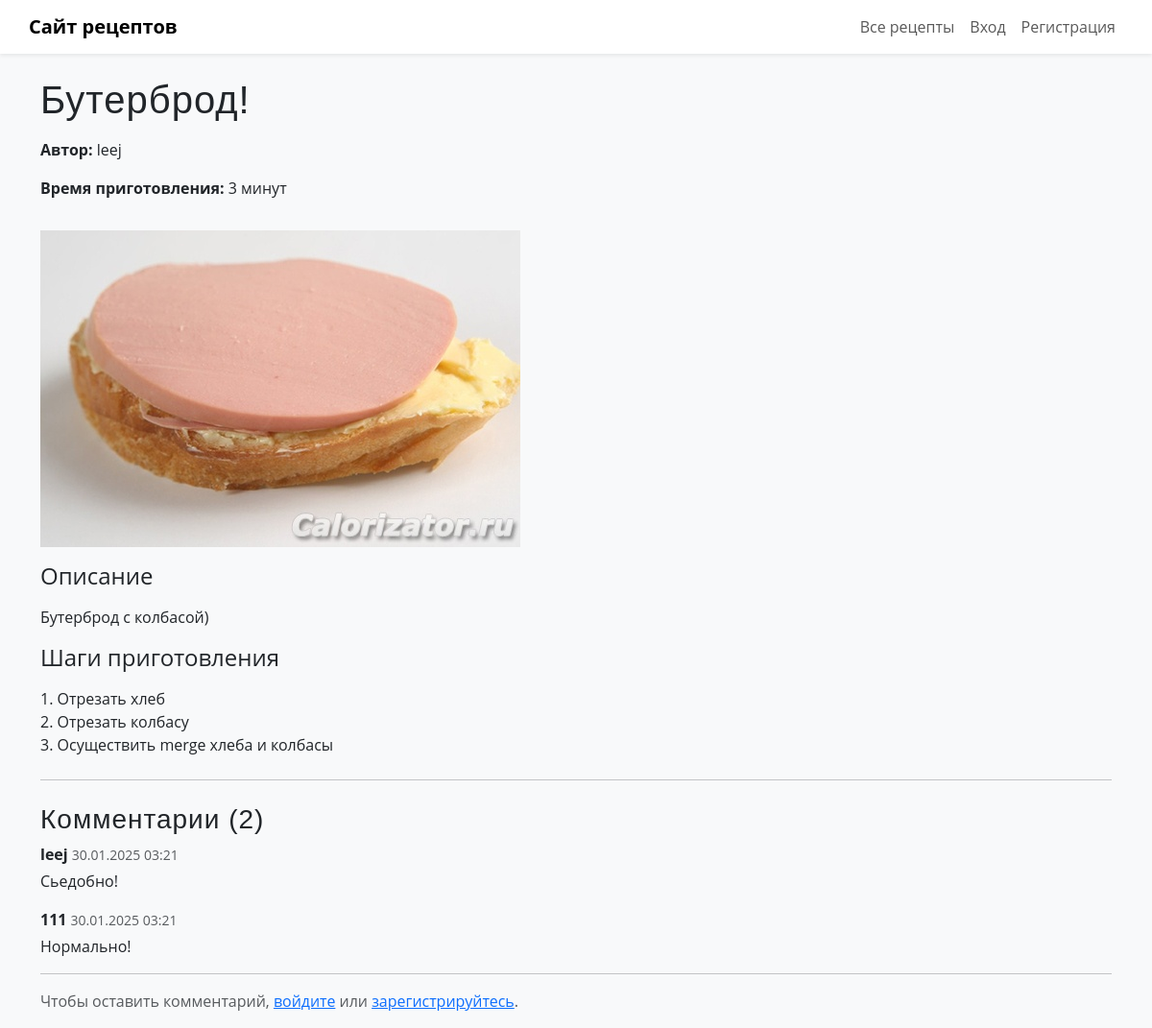
Page /recipe/1/ on the committed database.
### recipes/models.py (models this page shows, shortened)
class Recipe(models.Model):
    title = models.CharField(max_length=200, verbose_name='Название')
    description = models.TextField(verbose_name='Описание')
    steps = models.TextField(verbose_name='Шаги приготовления')
    cooking_time = models.PositiveIntegerField(verbose_name='Время приготовления (мин.)')
    image = models.ImageField(upload_to='recipes/', null=True, blank=True, verbose_name='Изображение')
    author = models.ForeignKey(User, on_delete=models.CASCADE, related_name='recipes')

class Comment(models.Model):
    recipe = models.ForeignKey(Recipe, on_delete=models.CASCADE, related_name='comments')
    author = models.ForeignKey(User, on_delete=models.CASCADE, related_name='comments')
    text = models.TextField(verbose_name='Текст комментария')
    created_at = models.DateTimeField(auto_now_add=True)

### recipes/views.py (the view)
# urls.py: path('recipe/<int:pk>/', views.recipe_detail, name='recipe_detail'),
def recipe_detail(request, pk):
    recipe = get_object_or_404(Recipe, pk=pk)
    comments = recipe.comments.order_by('-created_at')
    if request.method == 'POST':
        if not request.user.is_authenticated:
            messages.error(request, "Вы должны быть авторизованы, чтобы оставлять комментарии.")
            return redirect('recipe_detail', pk=recipe.pk)
        form = CommentForm(request.POST)
        if form.is_valid():
            new_comment = form.save(commit=False)
            new_comment.recipe = recipe
            new_comment.author = request.user
            new_comment.save()
            return redirect('recipe_detail', pk=recipe.pk)
    else:
        form = CommentForm()
    return render(request, 'recipes/recipe_detail.html', {
        'recipe': recipe,
        'comments': comments,
        'form': form
    })

### recipes/templates/recipes/recipe_detail.html (shortened to what this page needs)
{% extends "recipes/base.html" %}
{% load static %}
{% block content %}
<h1 class="mb-3">{{ recipe.title }}</h1>
<p><strong>Автор:</strong> {{ recipe.author.username }}</p>
<p><strong>Время приготовления:</strong> {{ recipe.cooking_time }} минут</p>
{% if recipe.image %}
  <img src="{{ recipe.image.url }}" alt="{{ recipe.title }}" class="img-fluid my-3">
{% else %}
  <img src="{% static 'recipes/no_image.jpg' %}" alt="Нет картинки" class="img-fluid my-3">
{% endif %}
<h4>Описание</h4>
<p>{{ recipe.description|linebreaks }}</p>
<h4>Шаги приготовления</h4>
<p>{{ recipe.steps|linebreaks }}</p>
<hr class="my-4">
<h3>Комментарии ({{ comments|length }})</h3>
{% for comment in comments %}
  <div class="mb-3">
    <strong>{{ comment.author.username }}</strong>
    <small class="text-muted">{{ comment.created_at|date:"d.m.Y H:i" }}</small>
    <p class="mb-1">{{ comment.text|linebreaks }}</p>
  </div>
{% empty %}
  <p>Нет комментариев</p>
{% endfor %}
<hr>
{% if user.is_authenticated %}
  <h4>Оставить комментарий</h4>
  <form method="post" class="border p-3 bg-white">
    {% csrf_token %}
    {{ form.as_p }}
    <button type="submit" class="btn btn-primary">Отправить</button>
  </form>
{% else %}
  <p class="text-muted">
    Чтобы оставить комментарий, <a href="{% url 'login' %}">войдите</a> или
    <a href="{% url 'register' %}">зарегистрируйтесь</a>.
  </p>
{% endif %}
{% endblock %}

### recipes/templates/recipes/base.html (shortened to what this page needs)
{% load static %}
<!DOCTYPE html>
<html lang="ru">
<head>
    <link
      href="https://cdn.jsdelivr.net/npm/bootstrap@5.3.0/dist/css/bootstrap.min.css"
      rel="stylesheet"
    >
    <link rel="stylesheet" href="{% static 'recipes/style.css' %}">
</head>
<body class="bg-light">
  <header class="bg-white shadow-sm mb-4">
    <nav class="navbar navbar-expand-lg navbar-light container">
      <a class="navbar-brand fw-bold" href="{% url 'index' %}">Сайт рецептов</a>
      <div class="collapse navbar-collapse" id="navbarNav">
        <ul class="navbar-nav ms-auto mb-2 mb-lg-0">
          <li class="nav-item">
            <a class="nav-link" href="{% url 'recipe_list' %}">Все рецепты</a>
          </li>
          {% if user.is_authenticated %}
            <li class="nav-item">
              <a class="nav-link" href="{% url 'add_recipe' %}">Добавить рецепт</a>
            </li>
            <li class="nav-item">
              <a class="nav-link" href="{% url 'logout' %}">Выход</a>
            </li>
          {% else %}
            <li class="nav-item">
              <a class="nav-link" href="{% url 'login' %}">Вход</a>
            </li>
            <li class="nav-item">
              <a class="nav-link" href="{% url 'register' %}">Регистрация</a>
            </li>
          {% endif %}
        </ul>
      </div>
    </nav>
  </header>
  <main class="container">
    {% block content %}
    {% endblock %}
  </main>
</body>
</html>

### recipes/static/recipes/style.css (style rules this page uses)
body { font-family: 'Open Sans', Arial, sans-serif; }
h1, h2, h3 { font-family: 'Montserrat', sans-serif; letter-spacing: 1px; }

### rows in the picture
Recipe: title "Бутерброд!", author.username "leej", cooking_time "3", image (picture), description "Бутерброд с колбасой)", steps "1. Отрезать хлеб 2. Отрезать колбасу 3. Осуществить merge хлеба и колбасы"
Comment: author.username "leej", created_at "30.01.2025 03:21", text "Сьедобно!"
Comment: author.username "111", created_at "30.01.2025 03:21", text "Нормально!"

### other values in the picture
{{ comments|length }} "2"
